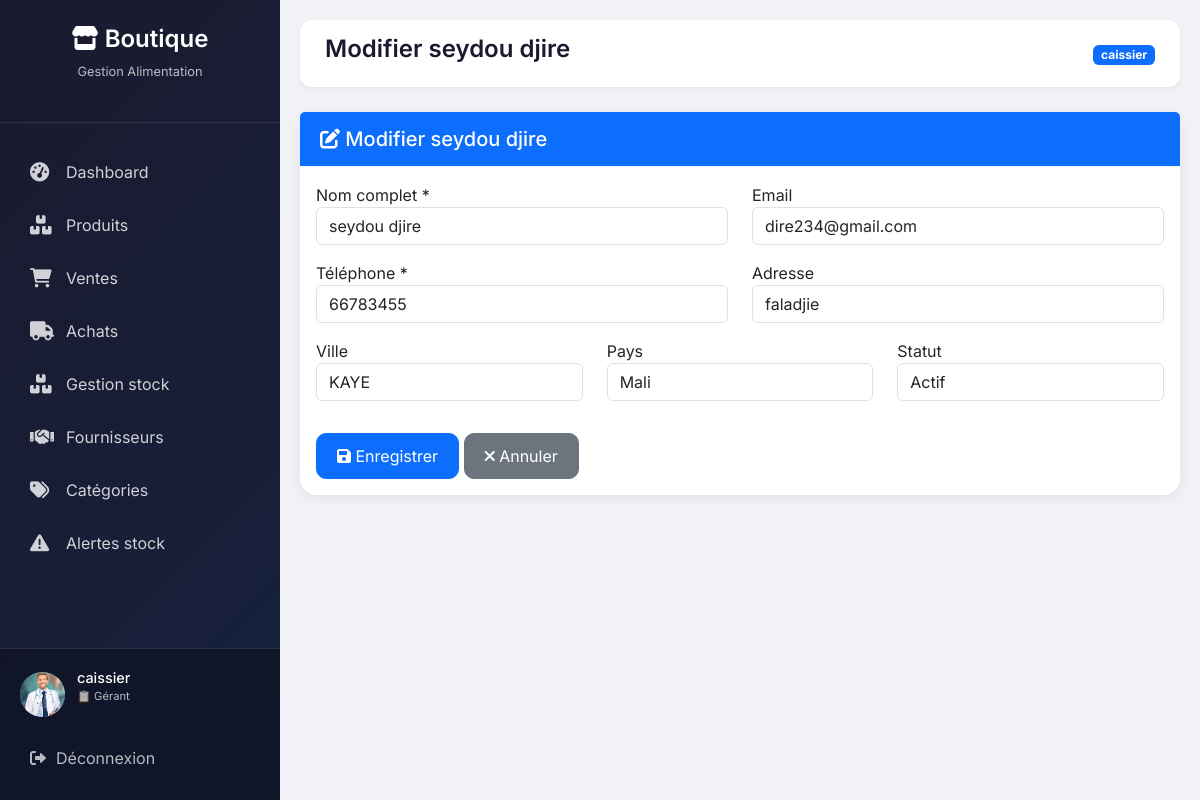
The page /fournisseurs/modifier/2/ (signed in) on the database its author committed.
### shop/models.py (models this page shows, shortened)
class Profil(models.Model):
    ROLE_CHOICES = (
        ('admin', 'Administrateur'),
        ('manager', 'Gérant'),
        ('comptable', 'Comptable'),
    )
    user = models.OneToOneField(User, on_delete=models.CASCADE)
    role = models.CharField(max_length=20, choices=ROLE_CHOICES,
                            default='manager')
    avatar = models.ImageField(upload_to='avatars/', blank=True, null=True)

class Fournisseur(models.Model):
    nom = models.CharField(max_length=150)
    email = models.EmailField(blank=True, null=True)
    phone = models.CharField(max_length=20)
    adresse = models.CharField(max_length=255)
    ville = models.CharField(max_length=100)
    pays = models.CharField(max_length=100)
    actif = models.BooleanField(default=True)
    date_creation = models.DateTimeField(auto_now_add=True)

### shop/views.py (the view, shortened to what this page needs)
# urls.py: path('fournisseurs/modifier/<int:fournisseur_id>/', views.modifier_fournisseur, name='modifier_fournisseur'),
@login_required
def modifier_fournisseur(request, fournisseur_id):
    fournisseur = get_object_or_404(Fournisseur, id=fournisseur_id)
    return render(request, 'shop/fournisseurs/modifier.html', {'fournisseur': fournisseur})

### shop/templates/shop/fournisseurs/modifier.html (shortened to what this page needs)
{% extends 'shop/base.html' %}
{% load static %}
{% block page_title %}Modifier {{ fournisseur.nom }}{% endblock %}
{% block content %}
<div class="card">
    <div class="card-header bg-primary text-white">
        <h5 class="mb-0"><i class="fas fa-edit"></i> Modifier {{ fournisseur.nom }}</h5>
    </div>
    <div class="card-body">
        <form method="post">
            <div class="row">
                <div class="col-md-6 mb-3">
                    <label>Nom complet *</label>
                    <input type="text" name="nom" class="form-control" value="{{ fournisseur.nom }}" required>
                </div>
                <div class="col-md-6 mb-3">
                    <label>Email</label>
                    <input type="email" name="email" class="form-control" value="{{ fournisseur.email }}">
                </div>
                <div class="col-md-6 mb-3">
                    <label>Téléphone *</label>
                    <input type="text" name="phone" class="form-control" value="{{ fournisseur.phone }}" required>
                </div>
                <div class="col-md-6 mb-3">
                    <label>Adresse</label>
                    <input type="text" name="adresse" class="form-control" value="{{ fournisseur.adresse }}">
                </div>
                <div class="col-md-4 mb-3">
                    <label>Ville</label>
                    <input type="text" name="ville" class="form-control" value="{{ fournisseur.ville }}">
                </div>
                <div class="col-md-4 mb-3">
                    <label>Pays</label>
                    <input type="text" name="pays" class="form-control" value="{{ fournisseur.pays }}">
                </div>
                <div class="col-md-4 mb-3">
                    <label>Statut</label>
                    <select name="actif" class="form-control">
                        <option value="on" {% if fournisseur.actif %}selected{% endif %}>Actif</option>
                    </select>
                </div>
            </div>
            <div class="mt-3">
                <button type="submit" class="btn btn-primary">
                    <i class="fas fa-save"></i> Enregistrer
                </button>
                <a href="{% url 'liste_fournisseurs' %}" class="btn btn-secondary">
                    <i class="fas fa-times"></i> Annuler
                </a>
            </div>
        </form>
    </div>
</div>
{% endblock %}

### shop/templates/shop/base.html (shortened to what this page needs)
<!DOCTYPE html>
<html lang="fr">
<head>
    <link href="https://cdn.jsdelivr.net/npm/bootstrap@5.3.0/dist/css/bootstrap.min.css" rel="stylesheet">
    <link rel="stylesheet" href="https://cdnjs.cloudflare.com/ajax/libs/font-awesome/6.0.0-beta3/css/all.min.css">
</head>
<body>
<div class="sidebar" id="sidebar">
    <div class="sidebar-header">
        <h3><i class="fas fa-store"></i> Boutique</h3>
        <p>Gestion Alimentation</p>
    </div>
    <ul class="nav-menu">
        <li class="nav-item">
            <a href="
                {% if user.profil.role == 'admin' %}
                    {% url 'dashboard_admin' %}
                {% elif user.profil.role == 'comptable' %}
                    {% url 'dashboard_comptable' %}
                {% else %}
                    {% url 'dashboard_gerant' %}
                {% endif %}
            " class="nav-link">
                <i class="fas fa-tachometer-alt"></i>
                <span>Dashboard</span>
            </a>
        </li>
        {% if user.profil.role != 'comptable' %}
        <li class="nav-item">
            <a href="{% url 'liste_produits' %}" class="nav-link">
                <i class="fas fa-boxes"></i>
                <span>Produits</span>
            </a>
        </li>
        {% endif %}
        <li class="nav-item">
            <a href="{% url 'liste_ventes' %}" class="nav-link">
                <i class="fas fa-shopping-cart"></i>
                <span>Ventes</span>
            </a>
        </li>
        <li class="nav-item">
            <a href="{% url 'liste_achats' %}" class="nav-link">
                <i class="fas fa-truck"></i>
                <span>Achats</span>
            </a>
        </li>
        {% if user.profil.role != 'comptable' %}
        <li class="nav-item">
            <a href="{% url 'gestion_stock' %}" class="nav-link">
                <i class="fas fa-boxes"></i>
                <span>Gestion stock</span>
            </a>
        </li>
        {% endif %}
        {% if user.profil.role != 'comptable' %}
        <li class="nav-item">
            <a href="{% url 'liste_fournisseurs' %}" class="nav-link">
                <i class="fas fa-handshake"></i>
                <span>Fournisseurs</span>
            </a>
        </li>
        {% endif %}
        {% if user.profil.role != 'comptable' %}
        <li class="nav-item">
            <a href="{% url 'liste_categories' %}" class="nav-link">
                <i class="fas fa-tags"></i>
                <span>Catégories</span>
            </a>
        </li>
        {% endif %}
        {% if user.profil.role != 'comptable' %}
        <li class="nav-item">
            <a href="{% url 'alertes_stock' %}" class="nav-link">
                <i class="fas fa-exclamation-triangle"></i>
                <span>Alertes stock</span>
            </a>
        </li>
        {% endif %}
    </ul>
    <div class="user-section">
        <div class="user-info">
            <div class="user-avatar">
                {% if user.profil.avatar %}
                    <img src="{{ user.profil.avatar.url }}" alt="{{ user.username }}">
                {% else %}
                    {{ user.username|make_list|first|upper }}
                {% endif %}
            </div>
            <div class="user-details">
                <h5>{{ user.username }}</h5>
                <p>
                    {% if user.profil.role == 'admin' %}
                        👑 Administrateur
                    {% elif user.profil.role == 'comptable' %}
                        💰 Comptable
                    {% else %}
                        📋 Gérant
                    {% endif %}
                </p>
            </div>
        </div>
        <a href="{% url 'deconnexion' %}" class="logout-link">
            <i class="fas fa-sign-out-alt"></i> Déconnexion
        </a>
    </div>
</div>
<div class="main-content" id="mainContent">
    <div class="top-bar">
        <h1 class="page-title">{% block page_title %}Dashboard{% endblock %}</h1>
        <div class="top-bar-right">
            <span class="badge bg-primary">{{ user.username }}</span>
        </div>
    </div>
    {% block content %}{% endblock %}
</div>
</body>
</html>

### shop/templates/shop/base.html (style rules this page uses)
* { margin: 0; padding: 0; box-sizing: border-box; }
body { font-family: 'Inter', sans-serif; background: #f0f2f5; }
.sidebar { position: fixed; left: 0; top: 0; width: 280px; height: 100%; background: linear-gradient(135deg, #1a1a2e 0%, #16213e 100%); color: white; transition: transform 0.3s ease; z-index: 1000; overflow-y: auto; display: flex; flex-direction: column; }
.sidebar-header { padding: 25px 20px; text-align: center; border-bottom: 1px solid rgba(255,255,255,0.1); margin-bottom: 20px; flex-shrink: 0; }
.sidebar-header h3 { font-size: 1.5rem; font-weight: 600; }
.sidebar-header p { font-size: 0.8rem; opacity: 0.7; margin-top: 5px; }
.nav-menu { list-style: none; padding: 0; margin: 0; flex: 1; }
.nav-item { margin: 5px 15px; }
.nav-link { display: flex; align-items: center; padding: 12px 15px; color: rgba(255,255,255,0.8); text-decoration: none; border-radius: 10px; transition: all 0.3s; gap: 12px; }
.nav-link i { width: 24px; font-size: 1.2rem; }
.user-section { padding: 20px; border-top: 1px solid rgba(255,255,255,0.1); background: rgba(0,0,0,0.3); flex-shrink: 0; }
.user-info { display: flex; align-items: center; gap: 12px; margin-bottom: 15px; }
.user-avatar { width: 45px; height: 45px; background: #667eea; border-radius: 50%; display: flex; align-items: center; justify-content: center; font-weight: bold; font-size: 1.2rem; overflow: hidden; }
.user-avatar img { width: 100%; height: 100%; object-fit: cover; }
.user-details h5 { font-size: 0.9rem; margin-bottom: 2px; }
.user-details p { font-size: 0.7rem; opacity: 0.7; }
.logout-link { display: flex; align-items: center; gap: 10px; color: rgba(255,255,255,0.7); text-decoration: none; padding: 10px; border-radius: 8px; transition: all 0.3s; }
.main-content { margin-left: 280px; padding: 20px; min-height: 100vh; }
.top-bar { background: white; border-radius: 12px; padding: 15px 25px; margin-bottom: 25px; display: flex; justify-content: space-between; align-items: center; box-shadow: 0 2px 4px rgba(0,0,0,0.05); }
.page-title { font-size: 1.5rem; font-weight: 600; color: #1a1a2e; }
.card { background: white; border-radius: 16px; box-shadow: 0 2px 12px rgba(0,0,0,0.08); border: none; margin-bottom: 25px; }
.card-header { background: white; border-bottom: 1px solid #eee; padding: 15px 20px; font-weight: 600; border-radius: 16px 16px 0 0; }
.btn { border-radius: 10px; padding: 10px 20px; }

### rows shown on the page
Fournisseur: nom "seydou djire", email "dire234@gmail.com", phone "66783455", adresse "faladjie", ville "KAYE", pays "Mali", actif "Actif"

### other values the page prints
{{ user.username }} "caissier"
